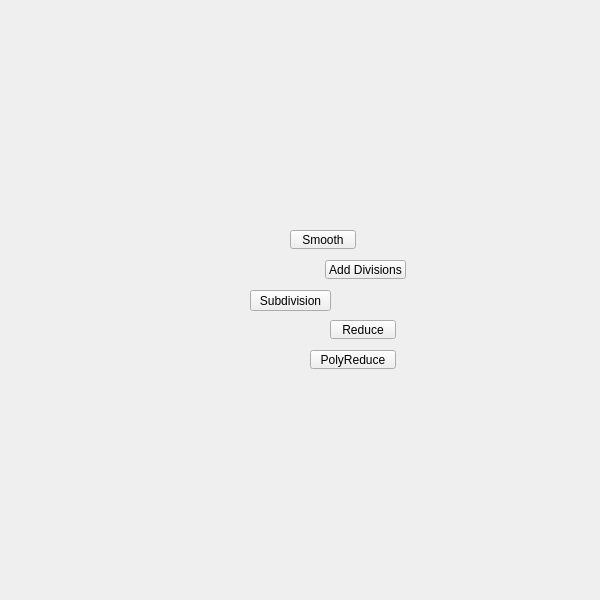
<?xml version="1.0" encoding="UTF-8"?>
<ui version="4.0">
 <class>QtUi</class>
 <widget class="QMainWindow" name="QtUi">
  <property name="enabled">
   <bool>true</bool>
  </property>
  <property name="geometry">
   <rect>
    <x>0</x>
    <y>0</y>
    <width>600</width>
    <height>600</height>
   </rect>
  </property>
  <property name="sizePolicy">
   <sizepolicy hsizetype="Ignored" vsizetype="Ignored">
    <horstretch>0</horstretch>
    <verstretch>0</verstretch>
   </sizepolicy>
  </property>
  <property name="minimumSize">
   <size>
    <width>0</width>
    <height>0</height>
   </size>
  </property>
  <property name="maximumSize">
   <size>
    <width>600</width>
    <height>600</height>
   </size>
  </property>
  <property name="cursor">
   <cursorShape>ArrowCursor</cursorShape>
  </property>
  <property name="windowTitle">
   <string>Toolkit</string>
  </property>
  <property name="whatsThis">
   <string>main</string>
  </property>
  <property name="toolButtonStyle">
   <enum>Qt::ToolButtonIconOnly</enum>
  </property>
  <property name="tabShape">
   <enum>QTabWidget::Triangular</enum>
  </property>
  <property name="dockNestingEnabled">
   <bool>true</bool>
  </property>
  <property name="dockOptions">
   <set>QMainWindow::AllowNestedDocks|QMainWindow::AllowTabbedDocks|QMainWindow::AnimatedDocks|QMainWindow::ForceTabbedDocks</set>
  </property>
  <widget class="QWidget" name="main_widget">
   <property name="sizePolicy">
    <sizepolicy hsizetype="Ignored" vsizetype="Ignored">
     <horstretch>0</horstretch>
     <verstretch>0</verstretch>
    </sizepolicy>
   </property>
   <widget class="QPushButton" name="i004">
    <property name="geometry">
     <rect>
      <x>250</x>
      <y>290</y>
      <width>81</width>
      <height>21</height>
     </rect>
    </property>
    <property name="minimumSize">
     <size>
      <width>0</width>
      <height>21</height>
     </size>
    </property>
    <property name="maximumSize">
     <size>
      <width>16777215</width>
      <height>21</height>
     </size>
    </property>
    <property name="whatsThis">
     <string>subdivision</string>
    </property>
    <property name="text">
     <string>Subdivision</string>
    </property>
   </widget>
   <widget class="QPushButton" name="b004">
    <property name="enabled">
     <bool>true</bool>
    </property>
    <property name="geometry">
     <rect>
      <x>310</x>
      <y>350</y>
      <width>86</width>
      <height>19</height>
     </rect>
    </property>
    <property name="maximumSize">
     <size>
      <width>111</width>
      <height>19</height>
     </size>
    </property>
    <property name="toolTip">
     <string>Simplify a polygonal object by reducing geometry while preserving the overall shape of the mesh.</string>
    </property>
    <property name="text">
     <string>PolyReduce</string>
    </property>
    <property name="iconSize">
     <size>
      <width>18</width>
      <height>18</height>
     </size>
    </property>
   </widget>
   <widget class="QPushButton" name="b009">
    <property name="enabled">
     <bool>true</bool>
    </property>
    <property name="geometry">
     <rect>
      <x>290</x>
      <y>230</y>
      <width>66</width>
      <height>19</height>
     </rect>
    </property>
    <property name="maximumSize">
     <size>
      <width>111</width>
      <height>19</height>
     </size>
    </property>
    <property name="toolTip">
     <string>Smooth modifier</string>
    </property>
    <property name="text">
     <string>Smooth</string>
    </property>
    <property name="iconSize">
     <size>
      <width>18</width>
      <height>18</height>
     </size>
    </property>
   </widget>
   <widget class="QPushButton" name="b008">
    <property name="enabled">
     <bool>true</bool>
    </property>
    <property name="geometry">
     <rect>
      <x>325</x>
      <y>260</y>
      <width>81</width>
      <height>19</height>
     </rect>
    </property>
    <property name="maximumSize">
     <size>
      <width>111</width>
      <height>19</height>
     </size>
    </property>
    <property name="toolTip">
     <string>Tesselate modifier</string>
    </property>
    <property name="text">
     <string>Add Divisions</string>
    </property>
    <property name="iconSize">
     <size>
      <width>18</width>
      <height>18</height>
     </size>
    </property>
    <property name="balette" stdset="0">
     <palette>
      <active>
       <colorrole role="Base">
        <brush brushstyle="SolidPattern">
         <color alpha="255">
          <red>255</red>
          <green>255</green>
          <blue>255</blue>
         </color>
        </brush>
       </colorrole>
      </active>
      <inactive>
       <colorrole role="Base">
        <brush brushstyle="SolidPattern">
         <color alpha="255">
          <red>255</red>
          <green>255</green>
          <blue>255</blue>
         </color>
        </brush>
       </colorrole>
      </inactive>
      <disabled>
       <colorrole role="Base">
        <brush brushstyle="SolidPattern">
         <color alpha="255">
          <red>255</red>
          <green>85</green>
          <blue>0</blue>
         </color>
        </brush>
       </colorrole>
      </disabled>
     </palette>
    </property>
   </widget>
   <widget class="QPushButton" name="b005">
    <property name="enabled">
     <bool>true</bool>
    </property>
    <property name="geometry">
     <rect>
      <x>330</x>
      <y>320</y>
      <width>66</width>
      <height>19</height>
     </rect>
    </property>
    <property name="maximumSize">
     <size>
      <width>111</width>
      <height>19</height>
     </size>
    </property>
    <property name="toolTip">
     <string>Reduce number of poliginal components for selected objects</string>
    </property>
    <property name="text">
     <string>Reduce</string>
    </property>
    <property name="iconSize">
     <size>
      <width>18</width>
      <height>18</height>
     </size>
    </property>
   </widget>
  </widget>
 </widget>
 <resources/>
 <connections/>
 <designerdata>
  <property name="gridDeltaX">
   <number>5</number>
  </property>
  <property name="gridDeltaY">
   <number>10</number>
  </property>
  <property name="gridSnapX">
   <bool>true</bool>
  </property>
  <property name="gridSnapY">
   <bool>true</bool>
  </property>
  <property name="gridVisible">
   <bool>true</bool>
  </property>
 </designerdata>
</ui>
